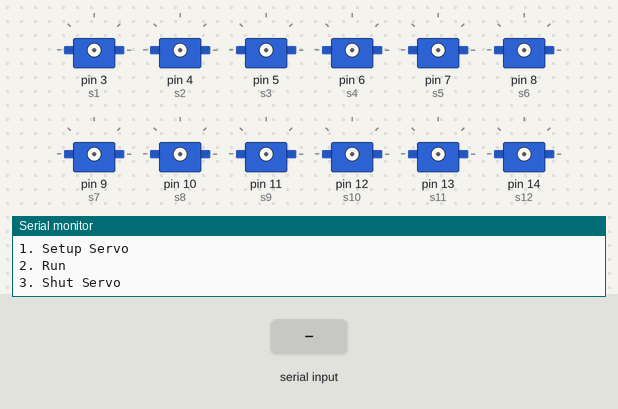
This sketch was run on a simulated Arduino Uno, built with avr-gcc and run on an emulated ATmega328P. Shown: 12 × servo, the last lines printed to the serial monitor. The test bench sets the inputs (shaded band).

Above: at 1.2 s.
1.3 s: "1\n" received over Serial
2.8 s: "2\n" received over Serial
At 3.1 s:
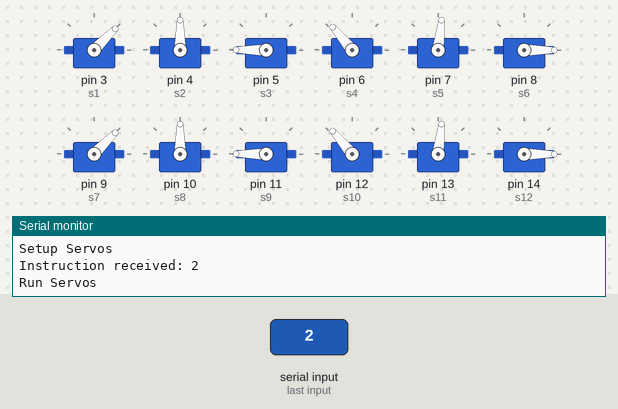
Timing chart, 0 to 5.8 s (numbered marks = the images above; inputs shaded):
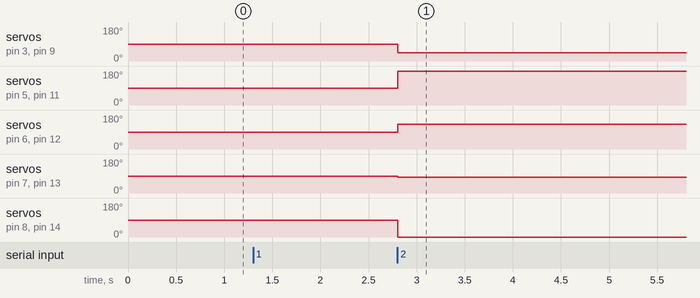

Measured:
- after the input at 2.8 s, servo on pin 3 (s1), servo on pin 9 (s7): 90° → 45° at once; servo on pin 5 (s3), servo on pin 11 (s9): 90° → 180° at once; servo on pin 6 (s4), servo on pin 12 (s10): 90° → 130° at once; servo on pin 7 (s5), servo on pin 13 (s11): 90° → 83° at once; servo on pin 8 (s6), servo on pin 14 (s12): 90° → 0° at once

The sketch:

motorsTest.ino
```cpp
#include <Servo.h>

Servo s1, s2, s3, s4, s5, s6, s7, s8, s9, s10, s11, s12;

double ang2pulse(uint8_t angle) {
  double pulse;
  pulse = (0.5 + angle/90.0) * 1000;
  return pulse;
}

void setup_servos() {
  Serial.println("Setup Servos");
  //  limb1
  s1.attach(3, 500, 2500);
  s2.attach(4, 500, 2500);
  s3.attach(5, 500, 2500);
  // limb2
  s4.attach(6, 500, 2500);
  s5.attach(7, 500, 2500);
  s6.attach(8, 500, 2500);
  // limb3
  s7.attach(9, 500, 2500);
  s8.attach(10, 500, 2500);
  s9.attach(11, 500, 2500);
  // limb4
  s10.attach(12, 500, 2500);
  s11.attach(13, 500, 2500);
  s12.attach(14, 500, 2500);
}

void shut_servos() {
  Serial.println("Shut Servos");
  s1.detach();
  s2.detach();
  s3.detach();
  s4.detach();
  s5.detach();
  s6.detach();
  s7.detach();
  s8.detach();
  s9.detach();
  s10.detach();
  s11.detach();
  s12.detach();
}

void run_servos() {
  Serial.println("Run Servos");
  s1.writeMicroseconds(ang2pulse(45));
  s2.writeMicroseconds(ang2pulse(90));
  s3.writeMicroseconds(ang2pulse(180));

  s4.writeMicroseconds(ang2pulse(130));
  s5.writeMicroseconds(ang2pulse(83));
  s6.writeMicroseconds(ang2pulse(0));

  s7.writeMicroseconds(ang2pulse(45));
  s8.writeMicroseconds(ang2pulse(90));
  s9.writeMicroseconds(ang2pulse(180));

  s10.writeMicroseconds(ang2pulse(130));
  s11.writeMicroseconds(ang2pulse(83));
  s12.writeMicroseconds(ang2pulse(0));


//  s1.writeMicroseconds(ang2pulse(45));
//  s2.writeMicroseconds(ang2pulse(90));
//  s3.writeMicroseconds(ang2pulse(180));

  delay(1000);
}

void setup() {
  Serial.begin(9600);
  Serial.setTimeout(10);
  while (!Serial);
  // wait for ready
  while (Serial.available() && Serial.read()); // empty buffer

  Serial.println("Lab robot servo test!");
  Serial.println("Please select code:");
  Serial.println("1. Setup Servo");
  Serial.println("2. Run");
  Serial.println("3. Shut Servo");
}

String inString = "";
void loop() {
  if (Serial.available() > 0) {
    if (Serial.peek() != '\n') {
      inString += (char)Serial.read();
    } else {
      Serial.read();
      Serial.print("Instruction received: ");

      int code = inString.toInt();
      Serial.println(code);
      switch(code) {
        case 1:
          setup_servos();
          break;
        case 2:
          run_servos();
          break;
        case 3:
          shut_servos();
          break;
      }
      inString = "";
    }
  }

}
```
